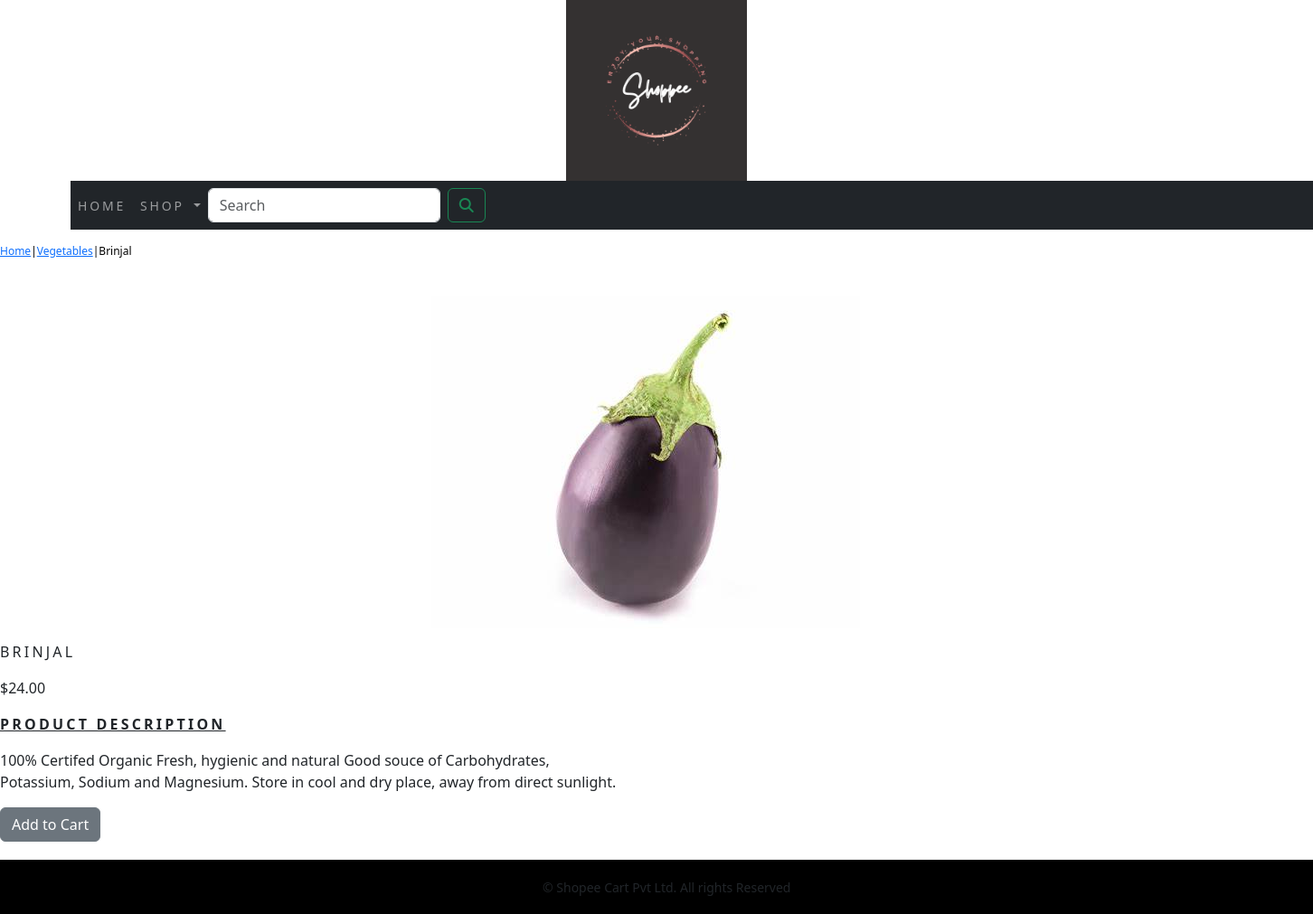
Screenshot of /shop/vegetables/brinjal/ with the database file from the repository.
### shoppingapp/models.py (models this page shows, shortened)
class Product(models.Model):
    name=models.CharField(max_length=250,unique=True)
    slug=models.SlugField(max_length=250,unique=True)
    description=models.TextField(blank=True)
    price=models.DecimalField(max_digits=10,decimal_places=2)
    category=models.ForeignKey(Category,on_delete=models.CASCADE)
    image=models.ImageField(upload_to='product',blank=True)
    stock=models.IntegerField()
    available=models.BooleanField(default=True)
    created=models.DateTimeField(auto_now_add=True)
    updated=models.DateTimeField(auto_now=True)
    class Meta:
        ordering= ('name', )
        verbose_name='product'
        verbose_name_plural='products'

class Category(models.Model):
    name=models.CharField(max_length=250,unique=True)
    slug=models.SlugField(max_length=250,unique=True)
    description=models.TextField(blank=True)
    image=models.ImageField(upload_to='category',blank=True)
    class Meta:
        ordering= ('name', )
        verbose_name='category'
        verbose_name_plural='categories'
    def get_url(self):
        return reverse('shoppingapp:products_by_category',args=[self.slug])
    def __str__(self):
        return '{}'.format(self.name)

### shoppingapp/views.py (the view)
# urls.py: path('<slug:c_slug>/<slug:product_slug>/',views.ProductDetail,name='ProductCatDetail')
def ProductDetail(request,c_slug,product_slug):
      try:
         product=Product.objects.get(category__slug=c_slug,slug=product_slug)
      except Exception as e:
         raise e
      return render(request,"product.html",{'product':product})

### cart/context_processors.py (called while the page is built)
def counter(request):
    item_count=0
    if 'admin' in request.path:
        return {}
    else:
        try:
            cart=Cart.objects.filter(cart_id=_cart_id(request))
            cart_items=CartItem.objects.all().filter(cart=cart[:1])
            for cart_item in cart_items:
                item_count += cart_item.quantity
        except Cart.DoesNotExist:
            item_count=0
    return dict(item_count=item_count)

### cart/views.py (called while the page is built)
def _cart_id(request):
    cart=request.session.session_key
    if not cart:
        cart=request.session.create()
    return cart

### shoppingapp/context_processors.py (called while the page is built)
def menu_links(request):
    links=Category.objects.all()
    return dict(links=links)

### templates/product.html (shortened to what this page needs)
{% extends 'base.html' %}
{% load static %}
{% block content %}
<div class="row my_product_row_class">
  <div class="mx_auto">
    <p><a href="{% url 'shoppingapp:AllProductCat' %}">Home</a>|<a href="{{product.category.get_url}}">{{product.category}}</a>|{{product.name}}</p>
  </div>
<div class="container"></div>
<br>
<div class="row">
  <div class="col-md-12 col-sm-12 col-md-2 col-lg-12 text-center">
    <div style="min-width:18rem;">
      <img src="{{product.image.url}}" alt="{{product.name}}">
    </div>
  </div>
  <div class="col-12 col-sm-12 col-md-12 col-lg-6">
      <div>
     <h1 class="my_product_title">{{product.name}}</h1>
     <p>${{product.price}}</p>
      <p class="my_title"><b><u>Product Description</u></b></p>
     <p class="text-justify my_product_text">{{product.description}}</p>
     {% if product.stock <= 0 %}
     <p class="text-justify my_product_text"><b>Out Of Stock</b></p>
     {% else %}
     <a class="btn btn-secondary" href="{% url 'cart:add_cart' product.id %}">Add to Cart</a>
     {% endif %}
  </div>
</div>
</div>
</div>
{% endblock %}

### static/css/custom.css (style rules this page uses)
body { font-family: 'Roboto', sans-serif; }
.my_title { font-size:16px; text-transform:uppercase; letter-spacing:.2em; }
.my_product_row_class { padding-top:15px; padding-bottom:20px; }
.my_product_row_class .mx_auto { color:#000; font-size:12px; text-decoration:none; }
.my_product_title { font-size:16px; text-transform:uppercase; letter-spacing:.2em; padding-top:15px; padding-bottom:10px; }
.my_product_text { padding-right:20px; }

### rows the page displays
Product: category "Vegetables", name "Brinjal", image (picture), name "BRINJAL", price "24.00", description "100% Certifed Organic Fresh, hygienic and natural Good souce of Carbohydrates, Potassium, Sodium and Magnesium. Store in cool and dry place, away from direct sunlight."
